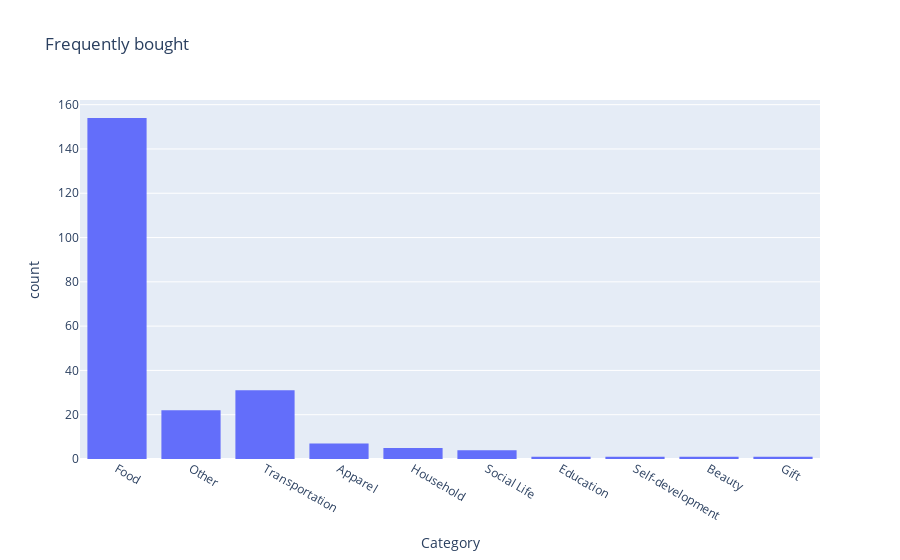

The code cell stored with this chart in its notebook:
### Code cell
px.histogram(expense_df,'Category',title='Frequently bought')

### Figure 1 — Plotly figure (JSON) as saved in the notebook; plotly's stock layout.template omitted (floating-point values rounded to 4 significant figures; data arrays with more than 128 entries replaced by an {"elided": "..."} marker saying what was removed)
{"data": [{"alignmentgroup": "True", "bingroup": "x", "hovertemplate": "Category=%{x}<br>count=%{y}<extra></extra>", "legendgroup": "", "marker": {"color": "#636efa", "pattern": {"shape": ""}}, "name": "", "offsetgroup": "", "orientation": "v", "showlegend": false, "type": "histogram", "x": {"elided": "227 str values"}, "xaxis": "x", "yaxis": "y"}], "layout": {"autosize": true, "barmode": "relative", "legend": {"tracegroupgap": 0}, "title": {"text": "Frequently bought"}, "xaxis": {"anchor": "y", "autorange": true, "domain": [0, 1], "range": [-0.5, 9.5], "title": {"text": "Category"}, "type": "category"}, "yaxis": {"anchor": "x", "autorange": true, "domain": [0, 1], "range": [0, 162.1], "title": {"text": "count"}}}}
